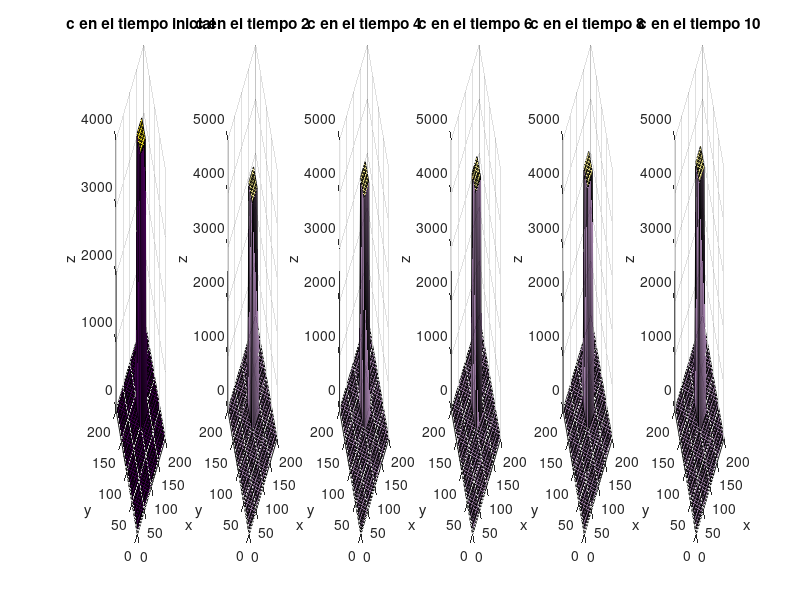

The MATLAB script that drew this image:
%%Modelo de proliferación-invasión 2D

% c_t = Dif*(c_xx + c_yy) + g
% donde 0 <= x <= M, 0 <= y <= N, t>0,
% Dif es el coeficiente de difusión,
% g denota la función de crecimiento y tratamiento (en caso de tener
% alguno)

% Condiciones de frontera 
% c(0,y,t) = a1(t);  %0
% c(M,y,t) = b1(t);  %0
% c(x,0,t) = a2(t);  %0
% c(x,N,t) = b2(t);  %0

% Condiciones de inicio
% c(x,y,0) = h(x,y);  %4000

%% Discretización de la ecuación en 2D

% c^(k+1)_(i,j) = c^(k)_(i,j) + Dif*dt*(c^(k)_(i+1,j) - 2*c^(k)_(i,j) + c^(k)_(i-1,j))/dx^2 +
% Dif*dt*(c^(k)_(i,j+1) - 2*c^(k)_(i,j) + c^(k)_(i,j-1))/dy^2 + g^(k)_(i,j)

%% Clear all variables
clear; clc; clf;

%% Inicialización de los parámetros

dif = 0.003; % Coeficiente de difusión
r = 0.012;
g = @(c) r*c;

%Condiones de frontera
a1 = @(t) 0;
b1 = @(t) 0;
a2 = @(t) 0;
b2 = @(t) 0;

%Condiciones de inicio
h = @(x,y) 4000;

%Parámetros de discretización sobre el dominio del espacio
M = 200;  %Tamaño del dominio sobre x
N = 200;  %Tamaño del dominio sobre y
mx = 30;  %Número de puntos para la discretización sobre x
ny = 30;  %Número de puntos para la discretización sobre y
dx = M/(mx+1);   %Distancia entre los puntos interiores sobre x
dy = N/(ny+1);   %Distancia entre los puntos interiores sobre y

%Parámetros de discretización sobre el dominio del tiempo
T = 10;   %Tiempo total transcurrido (Número de días)
dt = 0.01; %Tamaño de paso de tiempo;

%Condición de estabilidad
if dt/dx >= 1/sqrt(2)     %para dx=dy     %dt/dx >= sqrt(3/8); 
    fprintf('No se cumple la condión de estabilidad');
    return
end

%% Desarrollo del problema

% Discretización del dominio espacial
x = linspace(0,M,mx+1);              % Se crea la malla espacial en x.
y = linspace(0,N,ny+1);              % Se crea la malla espacial en y.
[x,y] = meshgrid(x,y);             % Se cre la malla espacial

% Condiciones de inicio  
c = zeros(mx-1,ny-1);
for i=(mx)/2:(mx)/2+5 %i=2:mx-1
    for j=(ny)/2:(ny)/2+5  %j=2:ny-1
        c(i,j) = h(x(i,j),y(i,j));
    end
end


% Condiciones de frontera (Se guardan en b)
% Para guardar las condiciones de frontera sobre x
bcx = zeros((mx-1)*(ny-1),1); 
for j=1:ny-1
    bcx(j) = a1(0);
    bcx((mx-1)*(ny-1)-(ny-1)+j) = b1(0);
end
%disp(bcx)

% Para guardar las condiciones de frontera sobre y
bcy = zeros((mx-1)*(ny-1),1);
for i=1:ny-1:(mx-1)*(ny-1)
    bcy(i) = a2(0);
    bcy(i+(ny-2)) = b2(0);
end
%disp(bcy)

%Para guardar la evaluación de g  %%%%%%%REVISAR%%%%%%%%%%%
vg = zeros((mx-1)*(ny-1),1);
for i=0:(mx-2)
    for j=1:(ny-1)
        vg(i*(ny-1)+j) = g(c(i+1,j));
    end
end

% Suma de los vectores
bc = bcx + bcy + vg;

%% Grafica del problema con CI 

% En c_plot agregamos todos los valores que se van a graficar
c_plot = zeros(mx+1,ny+1);
c_plot(1,:) = a1(0);
c_plot(:,1) = a2(0);
c_plot(2:mx,2:ny) = c;
c_plot(mx,:) = b1(0);
c_plot(:,ny) = b2(0);

% Grafica en el tiempo 0;
posPlot = 1;
subplot(1,6,posPlot)
surf(x,y,c_plot) 
xlabel('x')
ylabel('y')
zlabel('z')
title('c en el tiempo inicial')

%% Creación de matrices
% Para x

Ax = eye((mx-1)*(ny-1));
Ax = Ax * (-2);
Ax = Ax + diag(ones((mx-1)*(ny-1)-ny, 1), -ny);
Ax = Ax + diag(ones((mx-1)*(ny-1)-ny, 1), ny);
%spy(Ax)

%Para y
Ay = zeros((mx-1)*(ny-1));
Ayp = eye(ny-1);
Ayp = Ayp * (-2);
Ayp = Ayp + diag(ones(ny-2, 1), -1);
Ayp = Ayp + diag(ones(ny-2, 1), 1);
j=1;
for i=1:ny-1:(mx-1)*(ny-1)
    Ay(i:j*(ny-1),i:j*(ny-1)) = Ayp;
    j=j+1;
end
%spy(Ay)

%A = Ax+Ay;
vc = reshape(c,(mx-1)*(ny-1),1); % Cambiamos de matriz a vector
%% Iteraciones sobre el tiempo
c_approx = zeros(mx+1,ny+1);
dudt = zeros((mx-1)*(ny-1),1);
for t=0:dt:T
    
    % Evaluación de las derivadas en el tiempo t
    dudt = (dif/dx^2)*Ax*vc + (dif/dy^2)*Ay*vc + bc;
    
    % Integración en el tiempo
    vc = vc + dt*dudt;
    
    % Agregamos condiciones de frontera
    ctemp = reshape(vc,mx-1,ny-1); 
    for j=1:ny+1
        c_approx(1,j) = a1(t);
        c_approx(mx+1,j) = b1(t);
    end
    for i=1:mx+1
        c_approx(i,1) = a2(t);
        c_approx(i,ny+1) = b2(t);
    end
    c_approx(2:mx,2:ny) = ctemp;
    
    % Graficamos 
    mdt = T/5;
    csp = mod(t,mdt);
    if csp == 0 && t ~= 0 && posPlot < 6
        posPlot = posPlot +1;
        subplot(1,6,posPlot)
        surf(x,y,c_approx,'FaceAlpha',0.5)
        xlabel('x')
        ylabel('y')
        zlabel('z')
        title(['c en el tiempo ', num2str(t)])
    end
    
   
end
    
% Grafica de resultados


